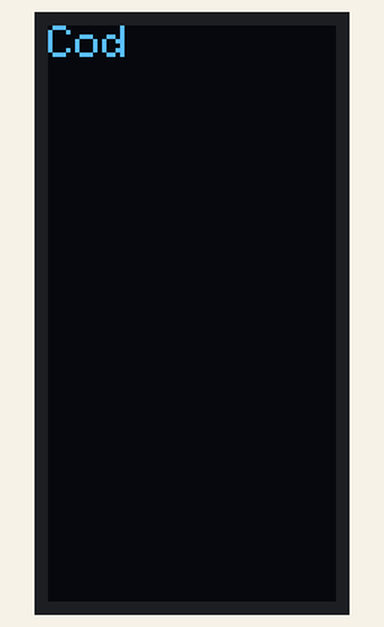
A sketch run on a simulated Arduino Uno, built with avr-gcc and run on an emulated ATmega328P. Shown: 64×128 one-colour display.

Above: at 0.4 s.
At 7.3 s:
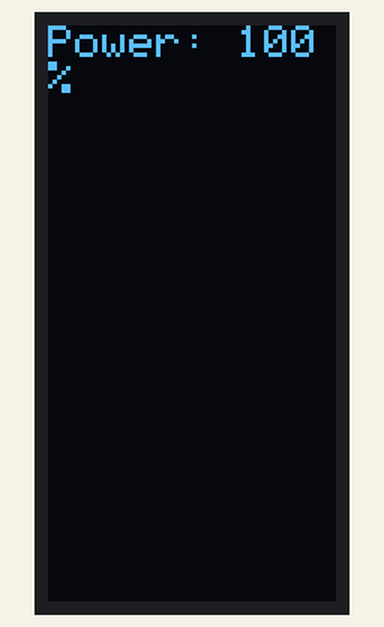
At 14.37 s:
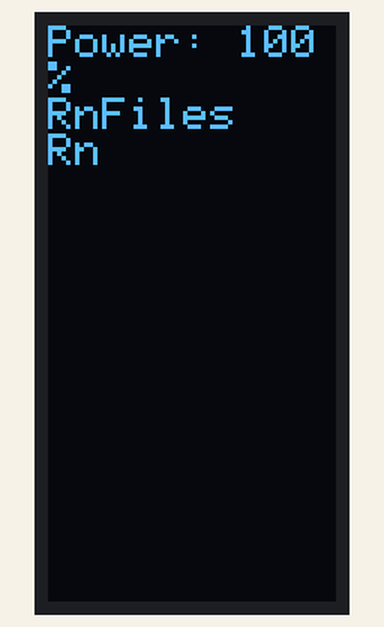
At 21.43 s:
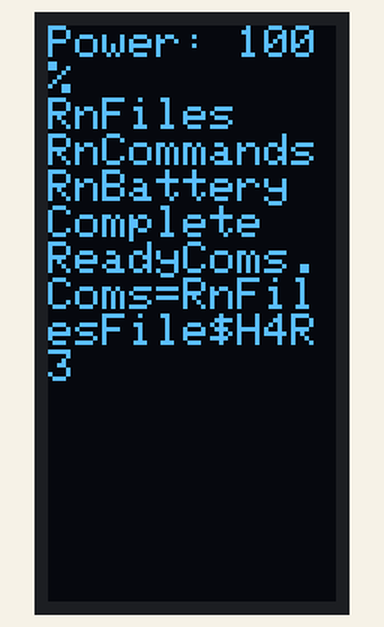
At 30.66 s:
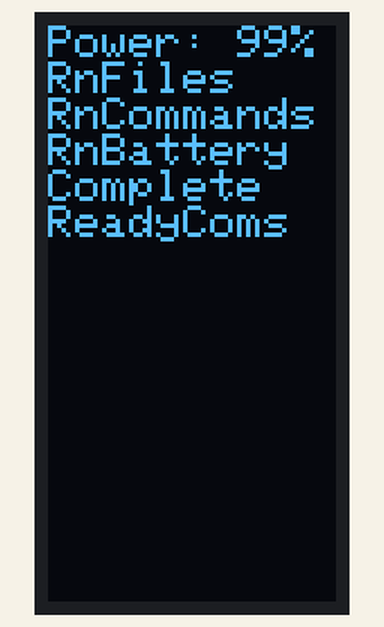
At 39.88 s:
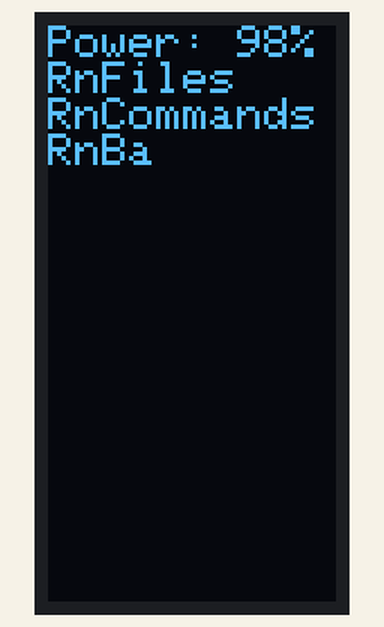

The sketch:

texting_out_oled_lcd96.ino
```cpp
#include <Wire.h>
#include <Adafruit_GFX.h>
#include <Adafruit_SSD1306.h>

// Define the dimensions of the display
#define SCREEN_WIDTH 128
#define SCREEN_HEIGHT 64

// Create an OLED display object
Adafruit_SSD1306 display(SCREEN_WIDTH, SCREEN_HEIGHT, &Wire, -1); // -1 for no reset pin

const char* linesA[] = {
    "CodeReady..",
    "MainFile..",
    "Input...",
    "File9@0...",
    "Project;J5",
    ".",
    ".",
    ".",
    "ALIVE"
};

const char* linesB[] = {
  "",
  "RnFiles",
  "RnCommands",
  "RnBattery",
  "Complete",
  "ReadyComs."
  "Coms=RnFiles"
  "File$H4R3"
};

const char* linesC[] = {
  "",
  "",
  "Caution!",
  "Battery",
  "LOW"
  };

const int numLinesA = sizeof(linesA) / sizeof(linesA[0]);
const int numLinesB = sizeof(linesB) / sizeof(linesB[0]);
const int numLinesC = sizeof(linesC) / sizeof(linesC[0]);
const int typingDelay = 100; // Milliseconds between each character

const unsigned long countdownDuration = 600000;


void setup() {
    // Initialize the display
    display.begin(SSD1306_PAGEADDR, 0x3C); // Use the correct I2C address
    display.clearDisplay(); // Clear the display buffer
    display.setTextSize(1); // Normal 1:1 pixel scale
    display.setTextColor(SSD1306_WHITE); // Draw white text
     display.setRotation(-1); //Rotate the display 90 degrees
    display.setCursor(0, 0); // Start at top-left corner

    // Type out each line
    for (int i = 0; i < numLinesA; i++) {
        typeOutText(linesA[i]);
        display.println(); // Move to the next line
    }

    // Display the text on the screen
    display.display();
}

void loop() {

  displayText();

  // Optional: Add a pause before restarting the countdown
  delay(1000);


}

void typeOutText(const char* text) {
    for (const char* ptr = text; *ptr != '\0'; ptr++) {
        display.print(*ptr); // Print the character
        display.display(); // Refresh the display
        delay(typingDelay); // Wait before the next character
    }
}

void displayText(){
  unsigned long startTime = millis(); // Record start time

  // Countdown from 100% to 0%
  for (int i = 100; i >= 0; i--) {
    unsigned long currentTime = millis();
    unsigned long elapsedTime = currentTime - startTime;

    // Calculate the delay needed for the countdown
    unsigned long timePerPercentage = countdownDuration / 100; // Time per percent

    // Ensure the delay does not exceed the remaining time
    unsigned long delayTime = timePerPercentage - elapsedTime % timePerPercentage;

    display.clearDisplay();

    // Draw the percentage text
    display.setCursor(0, 0);
    display.print(F("Power: "));
    display.print(i);
    display.print(F("%"));

    display.display();

    delay(delayTime); // Delay to make the countdown visible, adjust as needed

    // Check if the countdown is complete
    if (elapsedTime >= countdownDuration) {
      break;
    }

    for (int i = 0; i < numLinesB; i++) {
        typeOutText(linesB[i]);
        display.println(); // Move to the next line
    }

    if(i < 20){
      for (int i = 0; i < numLinesC; i++) {
        typeOutText(linesC[i]);
        display.println(); // Move to the next line
     }
    }
  }
}
```

Measured:
- what the display in image 1 shows lasts 6.0 s, from 7.3 s to 13.3 s
